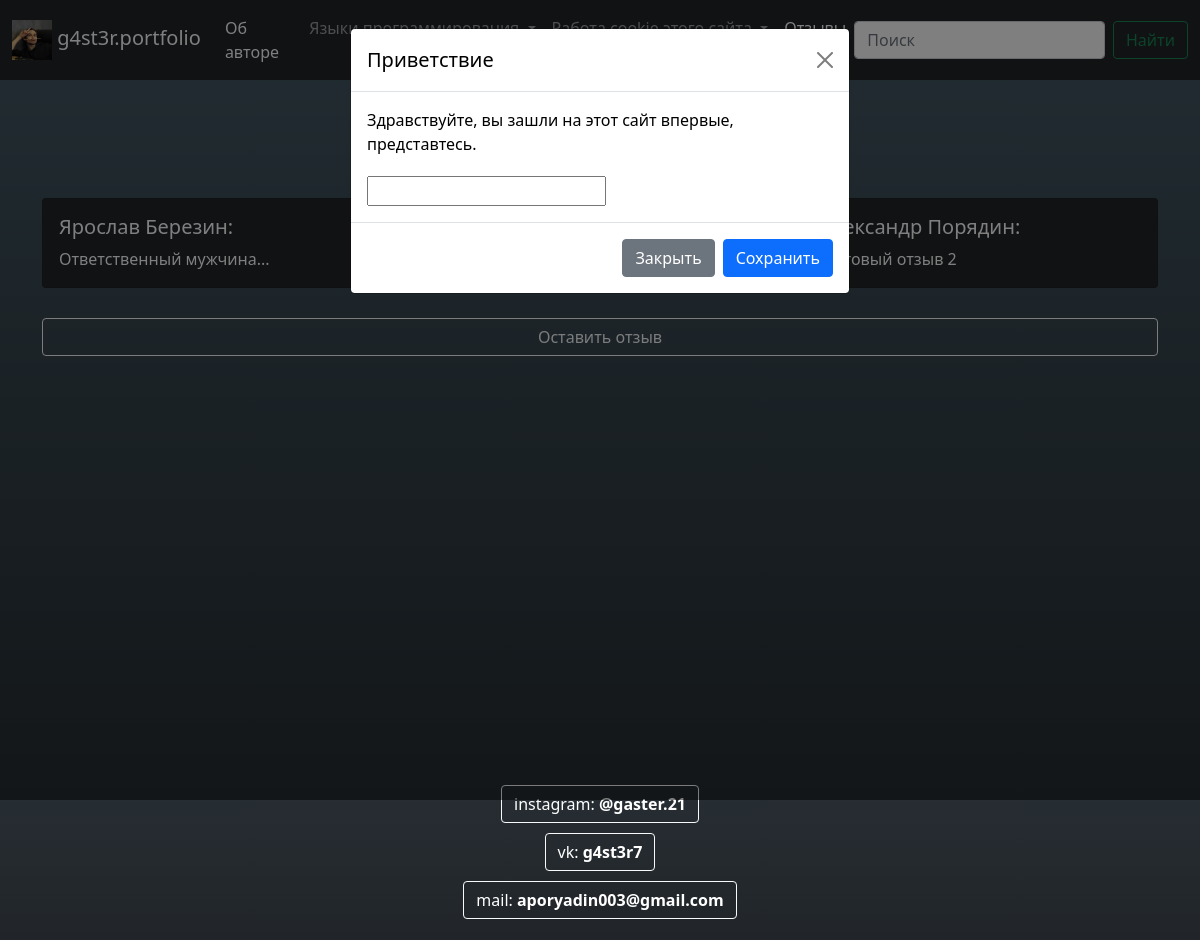
The app's page /suggestions/ with its own data.
### portfolio/models.py (models this page shows, shortened)
class Suggestions(models.Model):
    name = models.CharField(max_length=50)
    surname = models.CharField(max_length=50)
    phone_number = models.CharField(max_length=11)
    comment = models.CharField(max_length=200)

### portfolio/views.py (the view, shortened to what this page needs)
# urls.py: path('suggestions/', views.response_suggestion, name='suggestions_path')
def response_suggestion(request):
    suggestions = list(Suggestions.objects.all())
    context = {
        'suggestions': suggestions,
        'closable_number': request.POST["phone"] if request.POST else -1
    }
    return render(request, 'portfolio/suggestions.html', context=context)

### portfolio/templates/portfolio/suggestions.html (shortened to what this page needs)
{% extends 'base.html' %}
{% load static %}
{% block content %}
    <h1 class="text-center headname">Отзывы</h1>
    <div class="row" style="margin-top: 40px">
        {% for suggestion in suggestions %}
            <div class="col-sm-4">
                <div class="card h-100 text-white bg-dark">
                    <div class="card-body">
                        <form>
                            <h5 class="card-title">{{ suggestion.name }} {{ suggestion.surname }}:</h5>
                            <p class="card-text">{{ suggestion.comment }}</p>
                        </form>
                    </div>
                </div>
            </div>
        {% endfor %}
    </div>
    <div class="d-grid gap-2 more">
        <a class="btn btn-outline-light" type="button" data-toggle="modal" onclick="suggestModalStart()">
            Оставить отзыв
        </a>
    </div>
{% endblock %}

### sitestatic/css/style.css (style rules this page uses)
body { background: linear-gradient(to bottom, #445a66 0%, #212529 100%); color: #e0ffff; }
h1 { margin-bottom: 20px; }
.headname { margin: 0 auto; }
.card { margin: 0 auto; transition: transform .2s }
.more { margin: 30px auto; }

### records on screen
Suggestions: name "Ярослав", surname "Березин", comment "Ответственный мужчина..."
Suggestions: name "Александр", surname "Порядин", comment "Тестовый отзыв 2"
